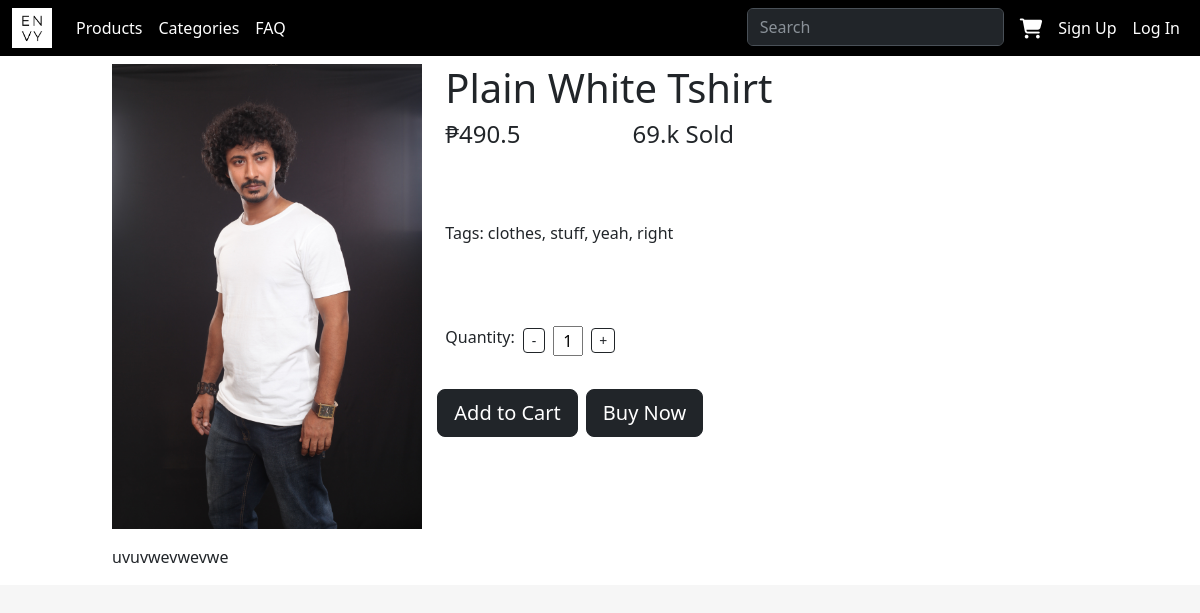
Before: /product/1 with the older database file.
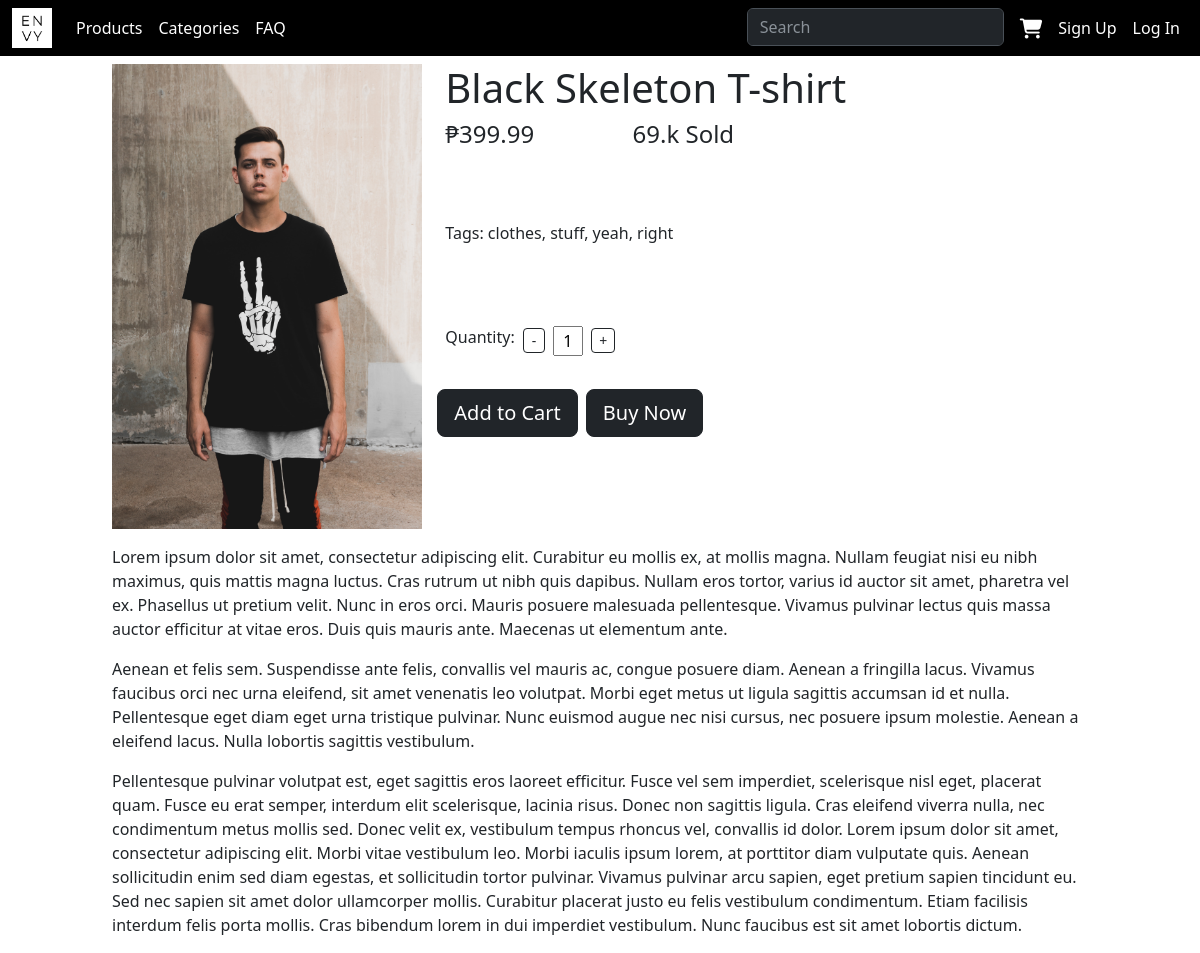
After: the same page with the newer database file.
### home/models.py (models this page shows, shortened)
class Product(models.Model):
    product_name = models.CharField(max_length=600)
    product_image = models.ImageField(upload_to='items/', default='static/items/red_dress.jpg')
    description = models.TextField()
    price = models.FloatField()

### home/views.py (the view)
# urls.py: path('product/<int:id>', views.product_page, name='product_page'),
def product_page(request, id):
    product = get_object_or_404(Product, id=id)
    return render(request, "home/product_page.html", {"product": product})

### home/templates/home/product_page.html (shortened to what this page needs)
{% extends "home/base.html" %} {%block script%} {%load static%}
{%endblock%} {% block content%}
<div
  class="bg-white mx-auto position-relative"
  style="width: 1200px; height: 5000"
>
  <div class="container" style="width: 1000px">
    <div class="row">
      <div class="col-4 md-4 mt-2">
        <image src="{{product.product_image.url}}" style="width: 310px"></image>
      </div>
      <div class="col-6 md-4 mt-2">
        <h1 class="">{{product.product_name}}</h1>
        <div class="d-flex justify-content-around position-relative">
          <h4 class="position-absolute start-0">₱{{product.price}}</h4>
          <h4>69.k Sold</h4>
        </div>
        <div class="row row-cols-lg-auto g-3 align-items-center mt-5">
          <p class="col-12">Tags: clothes, stuff, yeah, right</p>
        </div>
        <div class="row row-cols-lg-auto g-3 align-items-center mt-5">
          <p class="col-12">Quantity:</p>
          <button
            type="button"
            class="col-12 btn btn-outline-dark btn-sm mb-2"
            style="padding-top: 1px; padding-bottom: 1px"
            onclick="decrementButton()"
          >
            -
          </button>
          <input
            type="text"
            name="quantity_input"
            class="mb-2 mx-2"
            id="quantity"
            value="1"
            style="width: 30px"
          />
          <button
            type="button"
            class="col-12 btn btn-outline-dark btn-sm mb-2"
            style="padding: 1px 7px"
            onclick="incrementButton()"
          >
            +
          </button>
        </div>
        <div class="row row-cols-lg-auto g-3 align-items-center mt-2">
          <button id='add_to_cart' type="button" class="btn btn-dark btn-lg me-2">
            Add to Cart
          </button>
          <button type="button" class="btn btn-dark btn-lg">Buy Now</button>
        </div>
      </div>
      <div class="col-12 md-4">
        <p>{{product.description | linebreaks}}</p>
      </div>
    </div>
  </div>
</div>
{% endblock %}

Changed rows visible on the page:
changed Product: product_image: a different picture; product_name "Plain White Tshirt" → "Black Skeleton T-shirt"; price "490.5" → "399.99"; description "uvuvwevwevwe" → "Lorem ipsum dolor sit amet, consectetur adipiscing elit. Curabitur eu mollis ex, at mollis magna. Nullam feugiat nisi eu nibh maximus, quis mattis magna luctus. Cras rutrum ut nibh quis dapibus. Nullam eros tortor, varius id auctor sit amet, pharetra vel ex. Phasellus ut pretium velit. Nunc in eros orci. Mauris posuere malesuada pellentesque. Vivamus pulvinar lectus quis massa auctor efficitur at vitae eros. Duis quis mauris ante. Maecenas ut elementum ante. Aenean et felis sem. Suspendisse ante felis, convallis vel mauris ac, congue posuere diam. Aenean a fringilla lacus. Vivamus faucibus orci nec urna eleifend, sit amet venenatis leo volutpat. Morbi eget metus ut ligula sagittis accumsan…"
